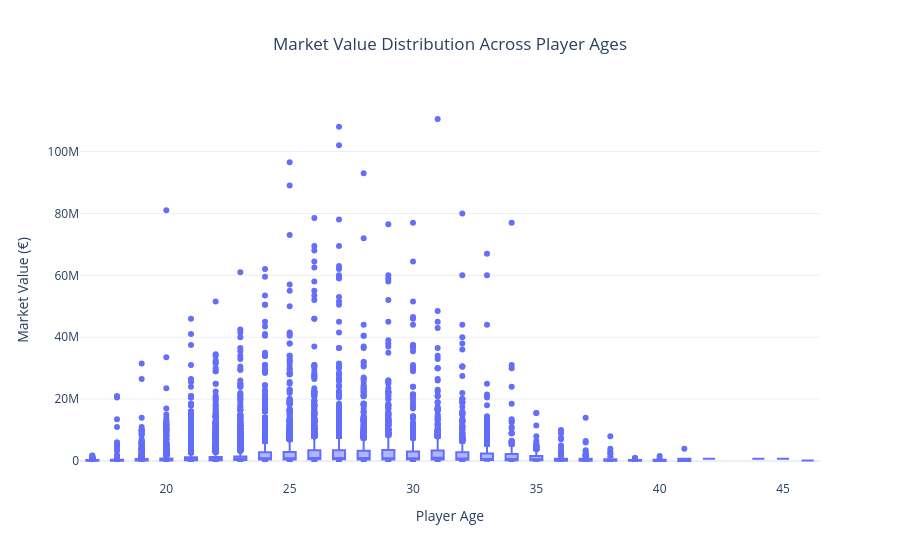

Write notebook code for a chart like this one.
### Markdown cell above
## Question 2

Does player age affect market value?

### Code cell
fig = px.box(
    df,
    x="age",
    y="value_euro",
    title="Market Value Distribution Across Player Ages",
    labels={
        "age": "Player Age",
        "value_euro": "Market Value (€)"
    }
)

fig.update_layout(
    template="plotly_white",
    title_x=0.5,
    showlegend=False
)

fig.show()

### Figure 1 — Plotly figure (JSON) as saved in the notebook; plotly's stock layout.template omitted (floating-point values rounded to 4 significant figures; data arrays with more than 128 entries replaced by an {"elided": "..."} marker saying what was removed)
{"data": [{"alignmentgroup": "True", "hovertemplate": "Player Age=%{x}<br>Market Value (€)=%{y}<extra></extra>", "legendgroup": "", "marker": {"color": "#636efa"}, "name": "", "notched": false, "offsetgroup": "", "orientation": "v", "showlegend": false, "type": "box", "x": {"elided": "17954 int values"}, "x0": " ", "xaxis": "x", "y": {"elided": "17954 float values"}, "y0": " ", "yaxis": "y"}], "layout": {"boxmode": "group", "legend": {"tracegroupgap": 0}, "showlegend": false, "title": {"text": "Market Value Distribution Across Player Ages", "x": 0.5}, "xaxis": {"anchor": "y", "domain": [0, 1], "title": {"text": "Player Age"}}, "yaxis": {"anchor": "x", "domain": [0, 1], "title": {"text": "Market Value (€)"}}}}
